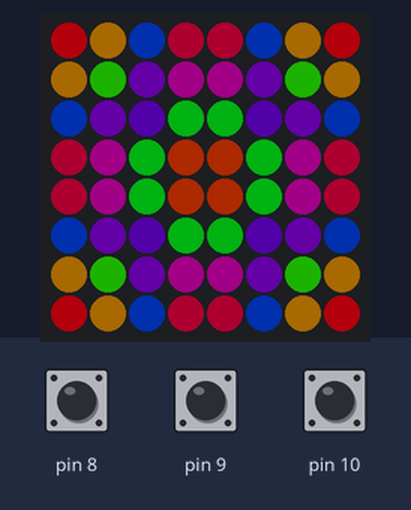
This sketch was run on a simulated Arduino Uno, built with avr-gcc and run on an emulated ATmega328P. Parts: 8×8 RGB LED matrix (first LED top left, wired row by row). The test bench sets the inputs (shaded band); at power-on: pin 9 HIGH, pin 10 HIGH, pin 8 HIGH. Dim RGB values are drawn brighter than linear; what the sketch prints to the serial monitor is not drawn.

Above: at 1.2 s.
1.3 s: pin 9 pulled LOW for 0.15 s
At 1.51 s:
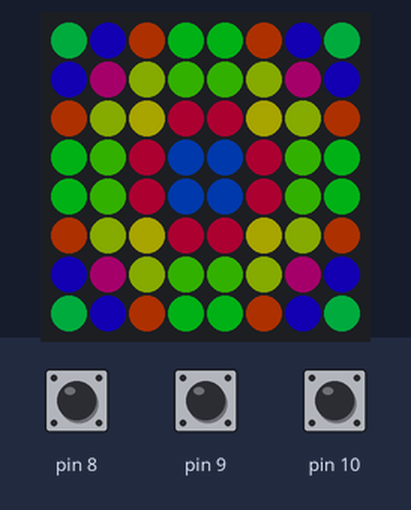
4.4 s: pin 10 pulled LOW for 3.2 s
At 7.9 s:
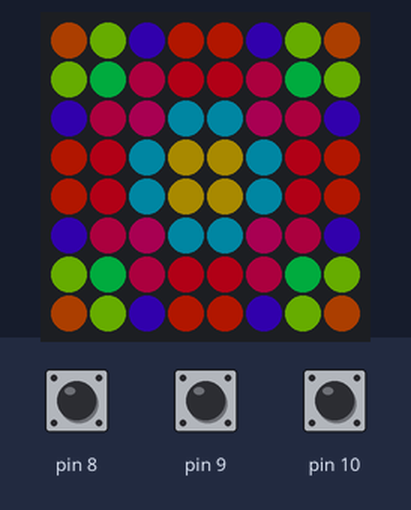
9.1 s: pin 9 pulled LOW for 3.2 s
At 12.35 s:
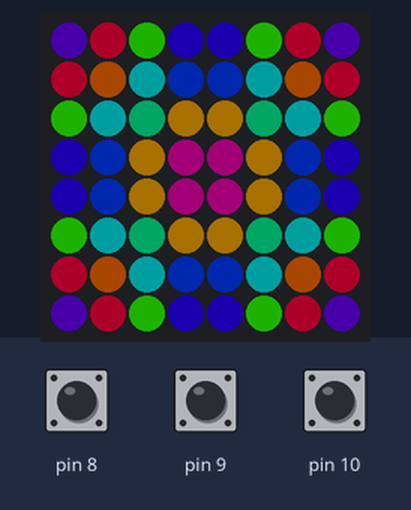
13.8 s: pin 8 pulled LOW for 0.15 s
At 13.8 s:
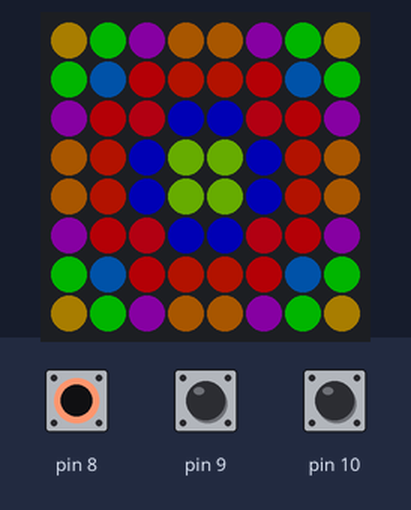
15.7 s: pin 10 pulled LOW for 0.15 s
At 16.8 s:
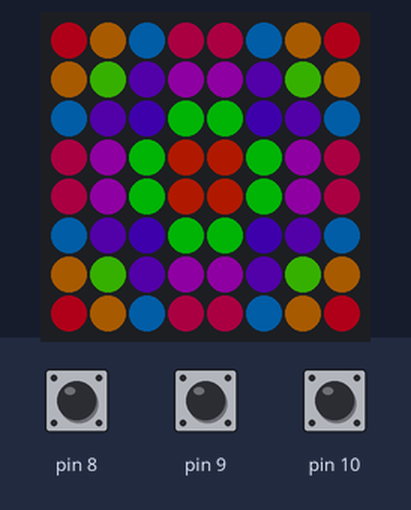
17.5 s: pin 8 pulled LOW for 1 s
At 17.5 s:
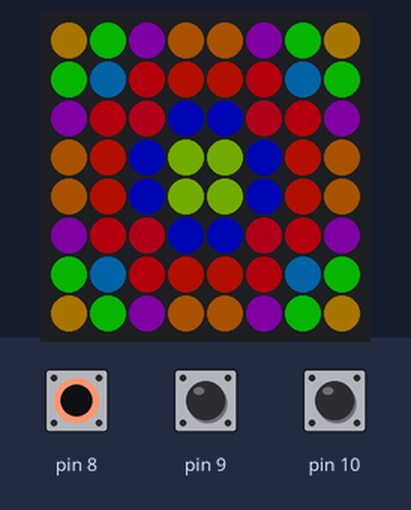
Timing chart, 0 to 20.5 s (numbered marks = the images above; inputs shaded):
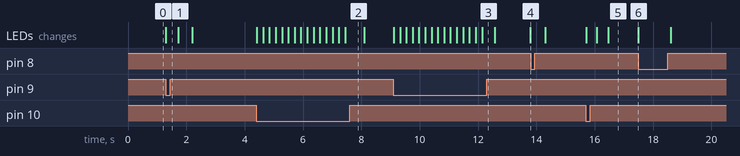

The sketch:

4__animation_with_3_button.ino
```cpp
#include <FastLED.h>

#define LED_PIN  3

#define COLOR_ORDER GRB


#define CHIPSET     WS2811

#define BRIGHTNESS 64

CRGB branco = CRGB ( 255, 255, 255);

CRGB vermelho = CRGB ( 255, 0, 0);

const uint8_t kMatrixWidth = 8;
const uint8_t kMatrixHeight = 8;


const bool    kMatrixSerpentineLayout = false;
const bool    kMatrixVertical = false;

int tempoamais = 0;

uint16_t XY( uint8_t x, uint8_t y)
{
  uint16_t i;

  if( kMatrixSerpentineLayout == false) {
    if (kMatrixVertical == false) {
      i = (y * kMatrixWidth) + x;
    } else {
      i = kMatrixHeight * (kMatrixWidth - (x+1))+y;
    }
  }

  if( kMatrixSerpentineLayout == true) {
    if (kMatrixVertical == false) {
      if( y & 0x01) {
        // Odd rows run backwards
        uint8_t reverseX = (kMatrixWidth - 1) - x;
        i = (y * kMatrixWidth) + reverseX;
      } else {
        // Even rows run forwards
        i = (y * kMatrixWidth) + x;
      }
    } else { // vertical positioning
      if ( x & 0x01) {
        i = kMatrixHeight * (kMatrixWidth - (x+1))+y;
      } else {
        i = kMatrixHeight * (kMatrixWidth - x) - (y+1);
      }
    }
  }

  return i;
}

#define NUM_LEDS (kMatrixWidth * kMatrixHeight)
CRGB leds_plus_safety_pixel[ NUM_LEDS + 1];
CRGB* const leds( leds_plus_safety_pixel + 1);

uint16_t XYsafe( uint8_t x, uint8_t y)
{
  if( x >= kMatrixWidth) return -1;
  if( y >= kMatrixHeight) return -1;
  return XY(x,y);
}


void loop()
{
    //Serial.println(millis()%255);

    for( int tempo = 0; tempo < 255; tempo = tempo + 8) {
      for( int x = 0; x < 8; x++){
        for( int y = 0; y < 8; y++){
          uint8_t cor = tempo - abs(cos(2 * PI * x / 7) + cos(2 * PI * y / 7)) * 127;
          leds[XY(x, y)] = CHSV ( cor, 255, 255);
        }
      }
      int sensorPause = digitalRead(8);
      if (sensorPause == HIGH) {
       FastLED.show();
      } else {

      }
      int sensorVelocidadeMais = digitalRead(9);
      if (sensorVelocidadeMais == LOW) {
        tempoamais = tempoamais + 1;
        if (tempoamais > 33){
          tempoamais = 33;
        }
        delay(200);
      }
      int sensorVelocidadeMenos = digitalRead(10);
      if (sensorVelocidadeMenos == LOW) {
        tempoamais = tempoamais - 1;
        if (tempoamais < 0){
          tempoamais = 0;
        }
        delay(200);
      }

      Serial.println(tempoamais);
      tempo = tempo + tempoamais;
  }
}


void setup() {
  pinMode(10, INPUT_PULLUP);
  pinMode(9, INPUT_PULLUP);
  pinMode(8, INPUT_PULLUP);
  Serial.begin(9600);
  FastLED.addLeds<CHIPSET, LED_PIN, COLOR_ORDER>(leds, NUM_LEDS).setCorrection(TypicalSMD5050);
  FastLED.setBrightness( BRIGHTNESS );
}
```

Measured:
- after the input at 1.3 s, the LEDs: change at once (image 1)
- after the input at 4.4 s, the LEDs: first change at once (image 2 shows a later state)
- after the input at 15.7 s, the LEDs: first change at once (image 5 shows a later state)
- what the display in image 5 shows lasts 1.0 s, from 16.5 s to 17.5 s
